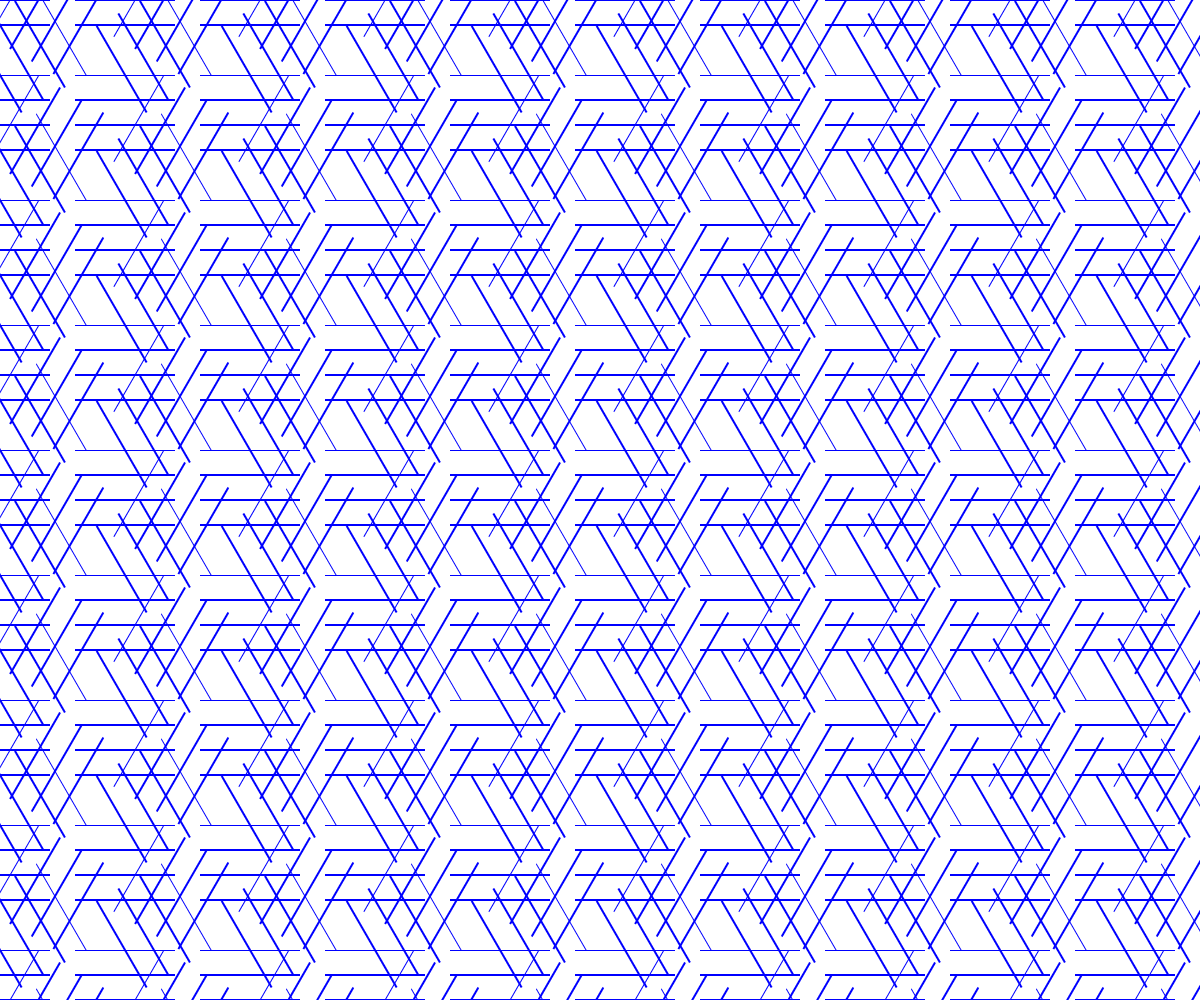
Frame 1 (no input)
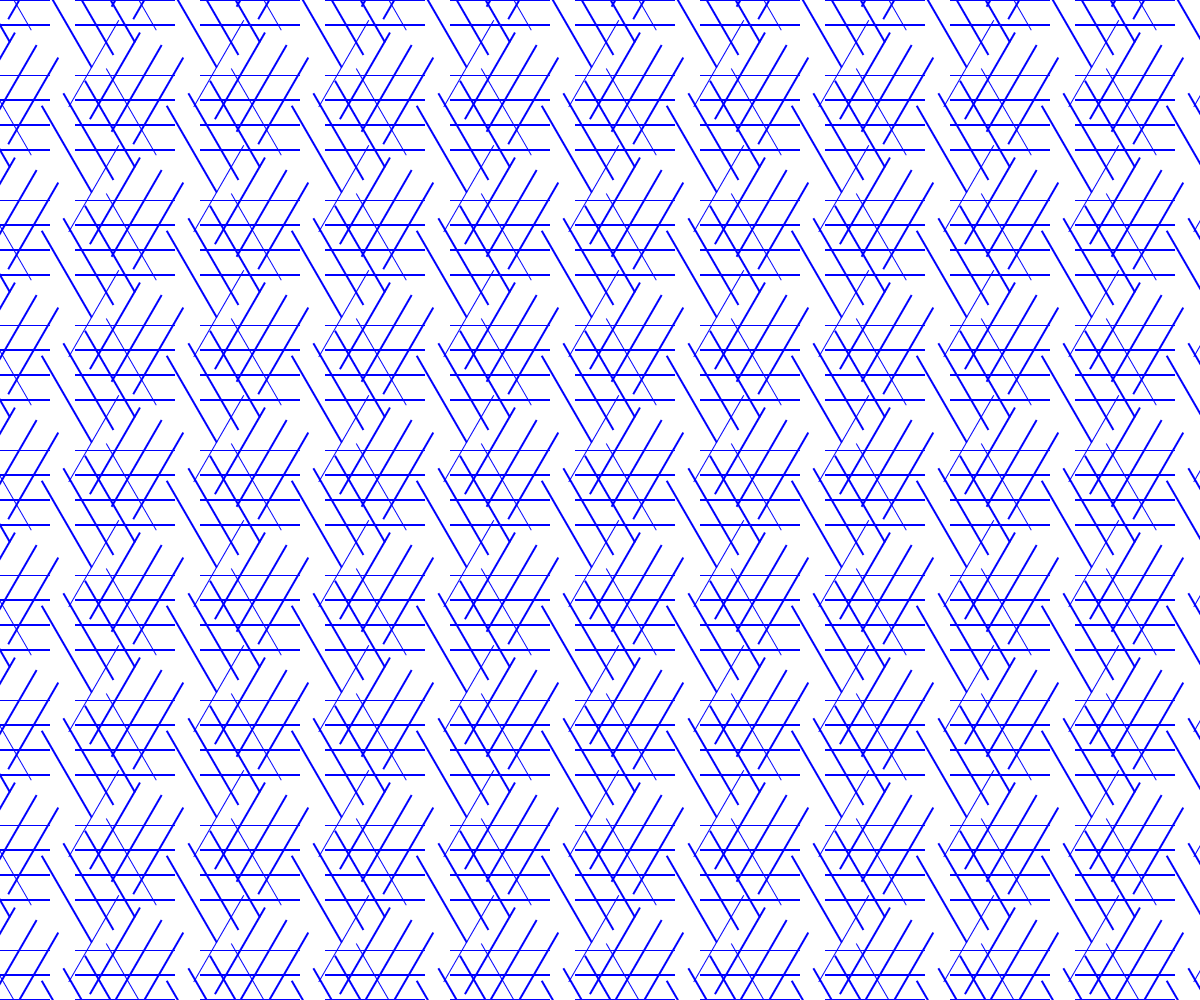
Frame 60 (no input)
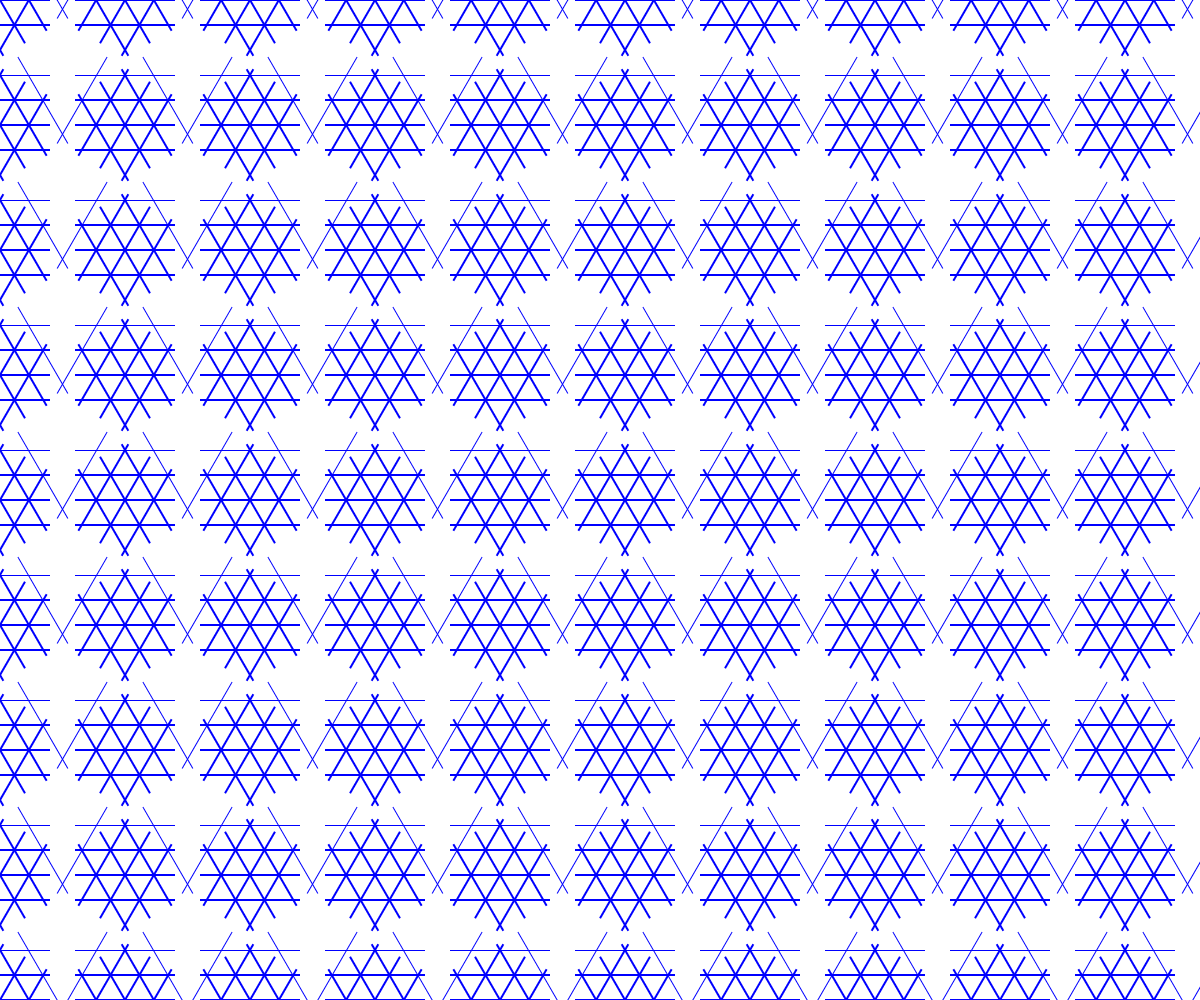
Frame 120 (the mouse pressed at the canvas centre since frame 60)

The p5.js sketch that drew these frames (run headless with seeded random() and noise() and a simulated clock; from frame 60 on, the mouse is pressed at the canvas centre):

// p5.js sketch
// ── sketch.js
var slotSize = 100
var pg
var marginX
var marginY

var offsetX = 0.5

var offsetY = 0.5
var step = 25

function setup() {

    createCanvas(windowWidth, windowHeight);
    pixelDensity(1)

    pg = createGraphics(slotSize, slotSize)
    pg.pixelDensity(1)

    pg.stroke(0, 0, 255)
    pg.strokeWeight(2)
    for (var i = 0; i < slotSize; i += step) {
        pg.line(0, i, slotSize, +i)
    }

    imageMode(CENTER)


}


function draw() {
    background(255)

    for (var x = -slotSize * 5; x < width + slotSize * 5; x += slotSize * 1.25) {
        for (var y = -slotSize * 5; y < height + slotSize * 5; y += slotSize * 1.25) {
            push()

           // for (var i = 0; i < slotSize; i += step) {
                image(pg,  x, y)
            //}

            pop()
        }

    }

    for (var x = -slotSize * 5; x < width + slotSize * 5; x += slotSize *1.25) {
        for (var y = -slotSize * 5; y < height + slotSize * 5; y += slotSize *1.25) {
            push()

            translate(x, y)
            rotate(PI / 3)

           // for (var i = 0; i < slotSize; i += step) {
            image(pg, -slotSize * offsetY,  - slotSize * offsetX)
           // }

            pop()
        }

    }

    for (var x = -slotSize * 5; x < width + slotSize * 5; x += slotSize *1.25) {
        for (var y = -slotSize * 5; y < height + slotSize * 5; y += slotSize *1.25) {
            push()

            translate(x, y)
            rotate(-PI / 3)

            // for (var i = 0; i < slotSize; i += step) {
            image(pg,-slotSize * offsetY,  - slotSize * offsetX)
           // }

            pop()
        }

    }
    offsetX = map(mouseX, 0, width, -1, 1)
    offsetY = map(mouseY, 0, height, -1, 1)
}

function mouseReleased() {

    // offset = random(-1, 1)
    slotSize = int(random(1, 5)) * 50
    step = int(random(10, 50))
    strokeW = 0.5 + random(5)
    opacity = random(50, 255)

    console.log(slotSize,step,strokeW,opacity)

    pg = createGraphics(slotSize, slotSize)
    pg.pixelDensity(1)

    pg.stroke(0, 0, 255,opacity)
    pg.strokeWeight(strokeW)
    for (var i = 0; i < slotSize; i += step) {
        pg.line(0, i, slotSize, +i)
    }


}

function windowResized() {
    resizeCanvas(windowWidth, windowHeight);
    marginX = windowWidth - int((windowWidth / slotSize)) * slotSize;
    marginY = windowHeight - int((windowHeight / slotSize)) * slotSize;
}
